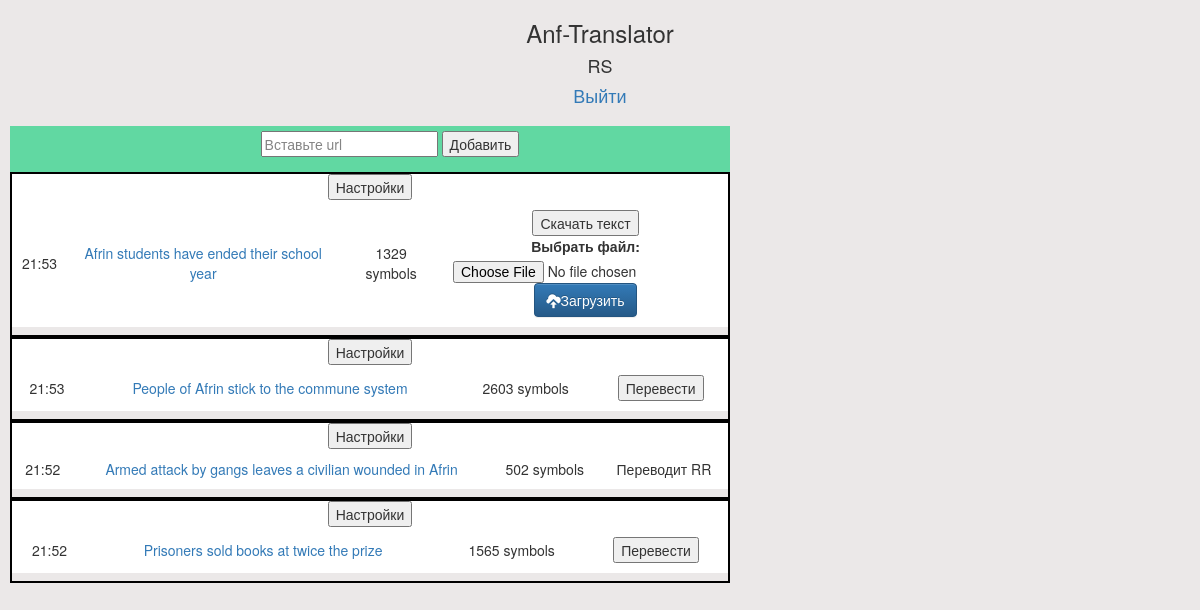
Before: /main/ (signed in) with the older database file.
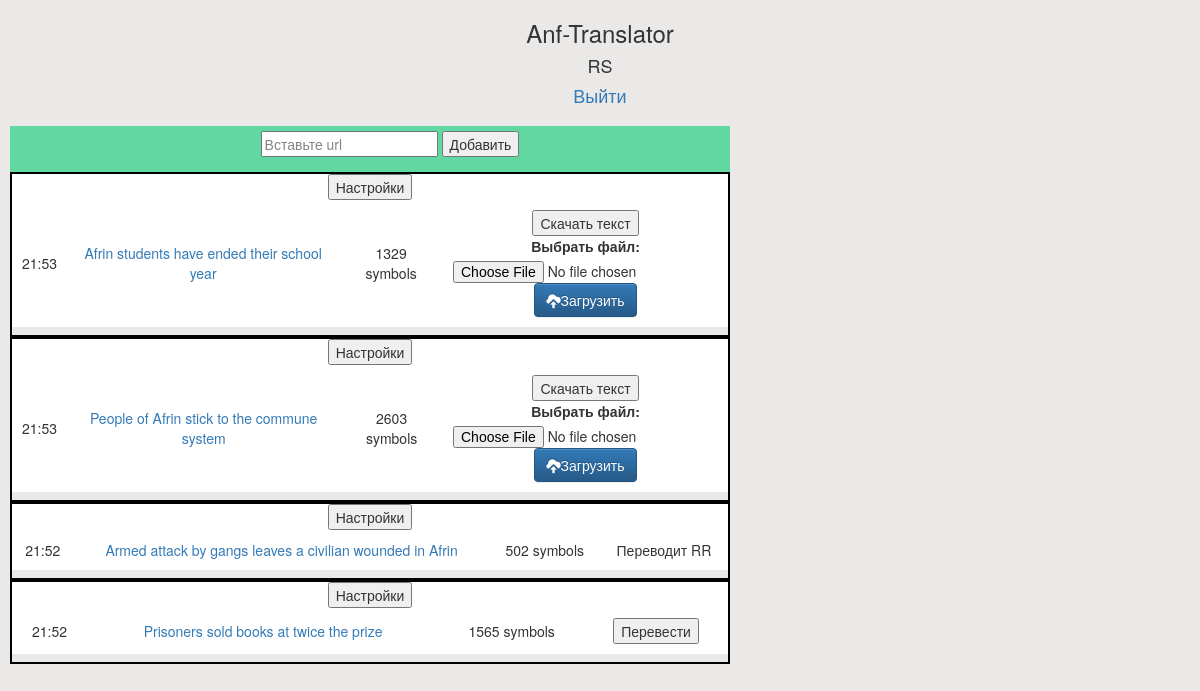
After: the same page with the newer database file.
### tr_helper/models.py (models this page shows, shortened)
class Article(models.Model):
    case = models.ForeignKey(
        ArticleCase,
        on_delete=models.CASCADE,
        )
    translator = models.ForeignKey(
        User,
        on_delete=models.CASCADE,
        null=True, blank=True)
    url = models.URLField()
    title = models.CharField(max_length=100)
    tags = models.CharField(max_length=100)
    symbols_amount = models.IntegerField()
    published = models.DateTimeField(auto_now_add=True)
    last_change = models.DateTimeField(auto_now=True)
    language = models.CharField(
        max_length=2,
        choices=LANGUAGE_CHOICES,
        default=0,
        )
    img_url = models.URLField()
    loaded = models.BooleanField(default=False)
    class Meta:
        ordering = ('published',)
        get_latest_by = 'last_change'

### tr_helper/views.py (the view, shortened to what this page needs)
# urls.py: path('', views.ArticleFlow.as_view(), name='article_flow'),
class ArticleFlow(LoginRequiredMixin, View):
    template_name = 'main/article_flow.html'
    form_class = EmbedArticleForm
    def get(self, request):
        print('in main flow')
        queryset = ArticleCase.objects.order_by('-published')[:20]
        cases = [Article.objects.filter(case=case) for case in queryset]
        last_pk = Article.objects.latest('pk').pk
        data = {
            'cases': cases,
            'date_today': datetime.date.today()
            }
        response = render(request, self.template_name, data)
        print(last_pk)
        response.set_cookie('last_pk', last_pk)
        last_change = Article.objects.latest('last_change').last_change
        response.set_cookie('last_change', last_change)
        return response

### tr_helper/models.py (called while the page is built)
    def __str__(self):
        return self.username

### tr_helper/templates/main/article_flow.html (shortened to what this page needs)
{% extends 'main/base.html' %}
{% block content %}
<div class="article-container">
  <div class="article-menu">
    <ul>
      <li>
        <form action="" method="post">
          <input type="text" name="input-url" value="Вставьте url"/>
          <input type="submit" name="user-add" value="Добавить" id="btm-add"/>
        </form>
      </li>
    </ul>
  </div>
  <div id='flow'>
    {% for case in cases %}
    <div class="case-container">
      <button type="submit">Настройки</button>
    <table>
      {% for article in case %}
      <tr class="article-row" id={{article.pk}} >
        <td>
           {{article.published|time:"H:i"}}
        </td>
        <td>
          <a href="{{ article.url }}">{{ article.title }}</a>
        </td>
        <td class="symbols">
          {{ article.symbols_amount }} symbols
        </td>
        <td class="button">
          {% if article.translator %}
            {% if article.translator == user %}
            <form action="/main/file/" method="post">
            <button type="submit" class="parse" name="download" >Скачать текст</button>
            </form>
            <form action="/main/file/" method="post" enctype="multipart/form-data">
              <label for="file">Выбрать файл:</label> <input type="file" id="file" name='file'/>
              <button type="submit" class="btn btn-primary" name="load" value="">
                <span class="glyphicon glyphicon-cloud-upload"></span>Загрузить</button>
            </form>
            {% else %}
                {% if article.loaded == True %}
                Готово!
                {% else %}
                Переводит {{article.translator}}
                {% endif %}
            {% endif %}
          {% else %}
            <button type="submit" class="take" article_pk={{article.pk}}> Перевести</button>
        </td>
      {% endif %}
    </tr>
      {% endfor %}
    </table>
      </div>
  {% endfor %}
  </div>
  </div>
{% endblock %}

Changed rows visible on the page:
changed Article "People of Afrin stick to the commune system": translator_id empty → 6 (drawn)
Other visible differences:
list line gone: "Перевести"
new list line: "Скачать текст Выбрать файл:  Загрузить"
